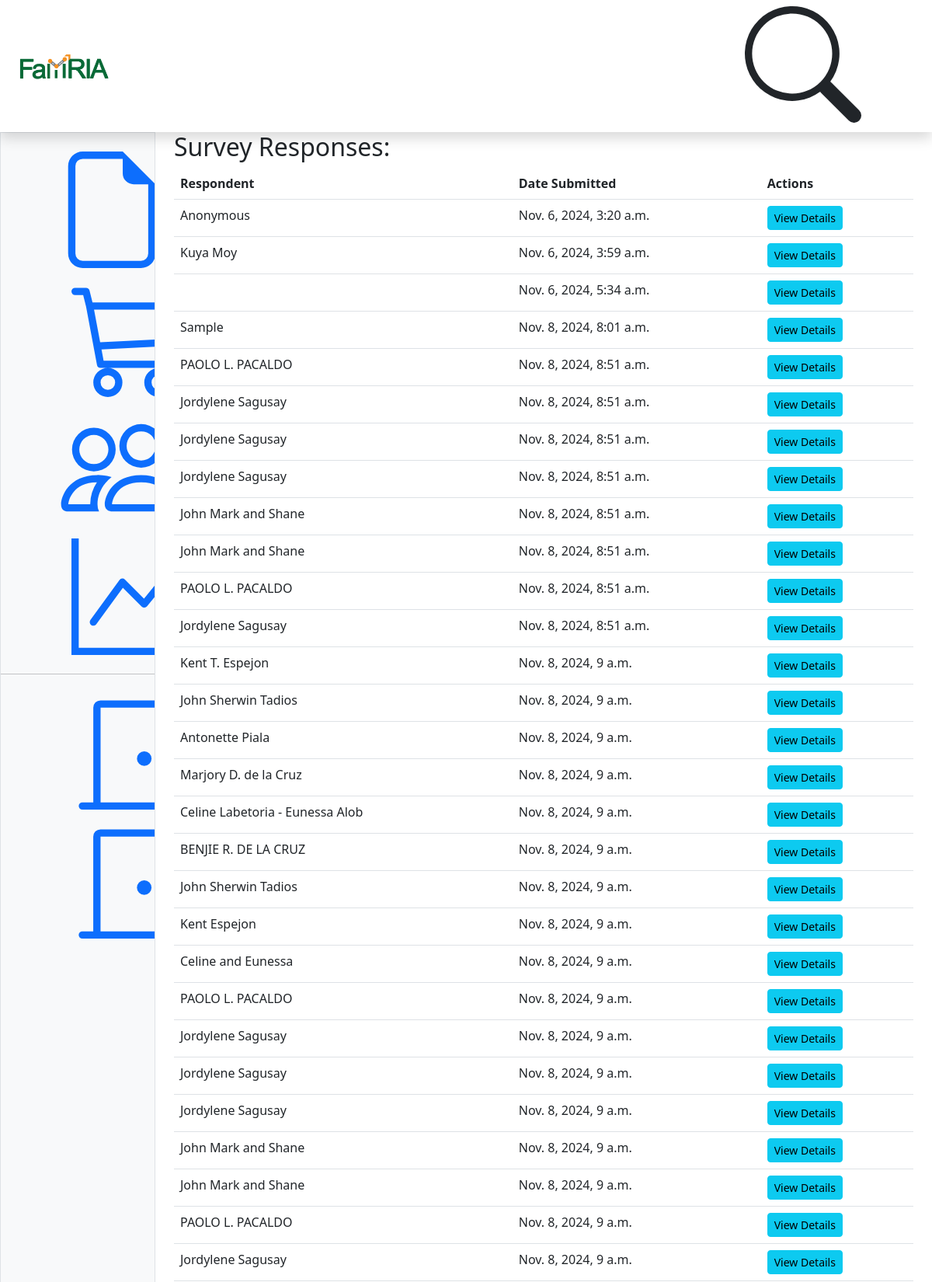
/surveys/responses/ (signed in, upper part), run on the app's committed database.
### survey/models.py (models this page shows, shortened)
class SurveyResponse(models.Model):
    survey = models.ForeignKey(Survey, on_delete=models.CASCADE)
    respondent = models.TextField(_("Respondent Name"), null=True, default='Anonymous')
    created_at = models.DateTimeField(auto_now_add=True)

### survey/views.py (the view)
# urls.py: path('surveys/responses/', survey_responses, name='survey-responses'),
@login_required
def survey_responses(request, survey_id=None):
    if survey_id:
        survey_responses = SurveyResponse.objects.filter(survey__id=survey_id).prefetch_related('answers')
        survey = Survey.objects.get(id=survey_id)  # Get the specific survey
    else:
        survey_responses = SurveyResponse.objects.all().prefetch_related('answers')
        survey = None  # No specific survey
    return render(request, 'surveys/survey_responses.html', {
        'survey_responses': survey_responses,
        'survey': survey,
    })

### survey/templates/surveys/survey_responses.html (shortened to what this page needs)
{% extends "dashboard.html" %}
{% block main_content %}
{% if survey %}
    <h2>Responses for Survey {{ survey.title }}</h2>
{% else %}
    <h2>Survey Responses: {{ survey.title }}</h2>
{% endif %}
<table class="table">
    <thead>
        <tr>
            <th>Respondent</th>
            <th>Date Submitted</th>
            <th>Actions</th>
        </tr>
    </thead>
    <tbody>
        {% for survey_response in survey_responses %}
        <tr>
            <td>{{ survey_response.respondent }}</td>
            <td>{{ survey_response.created_at }}</td>
            <td>
                <a href="{% url 'survey-response-detail' survey_response.id %}" class="btn btn-info btn-sm">View Details</a>
            </td>
        </tr>
        {% endfor %}
    </tbody>
</table>
{% endblock %}

### data on the page
SurveyResponse: respondent "Anonymous", created_at "Nov. 6, 2024, 3:20 a.m."
SurveyResponse: respondent "Kuya Moy", created_at "Nov. 6, 2024, 3:59 a.m."
SurveyResponse: created_at "Nov. 6, 2024, 5:34 a.m."
SurveyResponse: respondent "Sample", created_at "Nov. 8, 2024, 8:01 a.m."
SurveyResponse: respondent "PAOLO L. PACALDO", created_at "Nov. 8, 2024, 8:51 a.m."
SurveyResponse: respondent "Jordylene Sagusay", created_at "Nov. 8, 2024, 8:51 a.m."
SurveyResponse: respondent "Jordylene Sagusay", created_at "Nov. 8, 2024, 8:51 a.m."
SurveyResponse: respondent "Jordylene Sagusay", created_at "Nov. 8, 2024, 8:51 a.m."
SurveyResponse: respondent "John Mark and Shane", created_at "Nov. 8, 2024, 8:51 a.m."
SurveyResponse: respondent "John Mark and Shane", created_at "Nov. 8, 2024, 8:51 a.m."
SurveyResponse: respondent "PAOLO L. PACALDO", created_at "Nov. 8, 2024, 8:51 a.m."
SurveyResponse: respondent "Jordylene Sagusay", created_at "Nov. 8, 2024, 8:51 a.m."
SurveyResponse: respondent "Kent T. Espejon", created_at "Nov. 8, 2024, 9 a.m."
SurveyResponse: respondent "John Sherwin Tadios", created_at "Nov. 8, 2024, 9 a.m."
SurveyResponse: respondent "Antonette Piala", created_at "Nov. 8, 2024, 9 a.m."
SurveyResponse: respondent "Marjory D. de la Cruz", created_at "Nov. 8, 2024, 9 a.m."
SurveyResponse: respondent "Celine Labetoria - Eunessa Alob", created_at "Nov. 8, 2024, 9 a.m."
SurveyResponse: respondent "BENJIE R. DE LA CRUZ", created_at "Nov. 8, 2024, 9 a.m."
SurveyResponse: respondent "John Sherwin Tadios", created_at "Nov. 8, 2024, 9 a.m."
SurveyResponse: respondent "Kent Espejon", created_at "Nov. 8, 2024, 9 a.m."
SurveyResponse: respondent "Celine and Eunessa", created_at "Nov. 8, 2024, 9 a.m."
SurveyResponse: respondent "PAOLO L. PACALDO", created_at "Nov. 8, 2024, 9 a.m."
SurveyResponse: respondent "Jordylene Sagusay", created_at "Nov. 8, 2024, 9 a.m."
SurveyResponse: respondent "Jordylene Sagusay", created_at "Nov. 8, 2024, 9 a.m."
SurveyResponse: respondent "Jordylene Sagusay", created_at "Nov. 8, 2024, 9 a.m."
SurveyResponse: respondent "John Mark and Shane", created_at "Nov. 8, 2024, 9 a.m."
SurveyResponse: respondent "John Mark and Shane", created_at "Nov. 8, 2024, 9 a.m."
SurveyResponse: respondent "PAOLO L. PACALDO", created_at "Nov. 8, 2024, 9 a.m."
SurveyResponse: respondent "Jordylene Sagusay", created_at "Nov. 8, 2024, 9 a.m."
